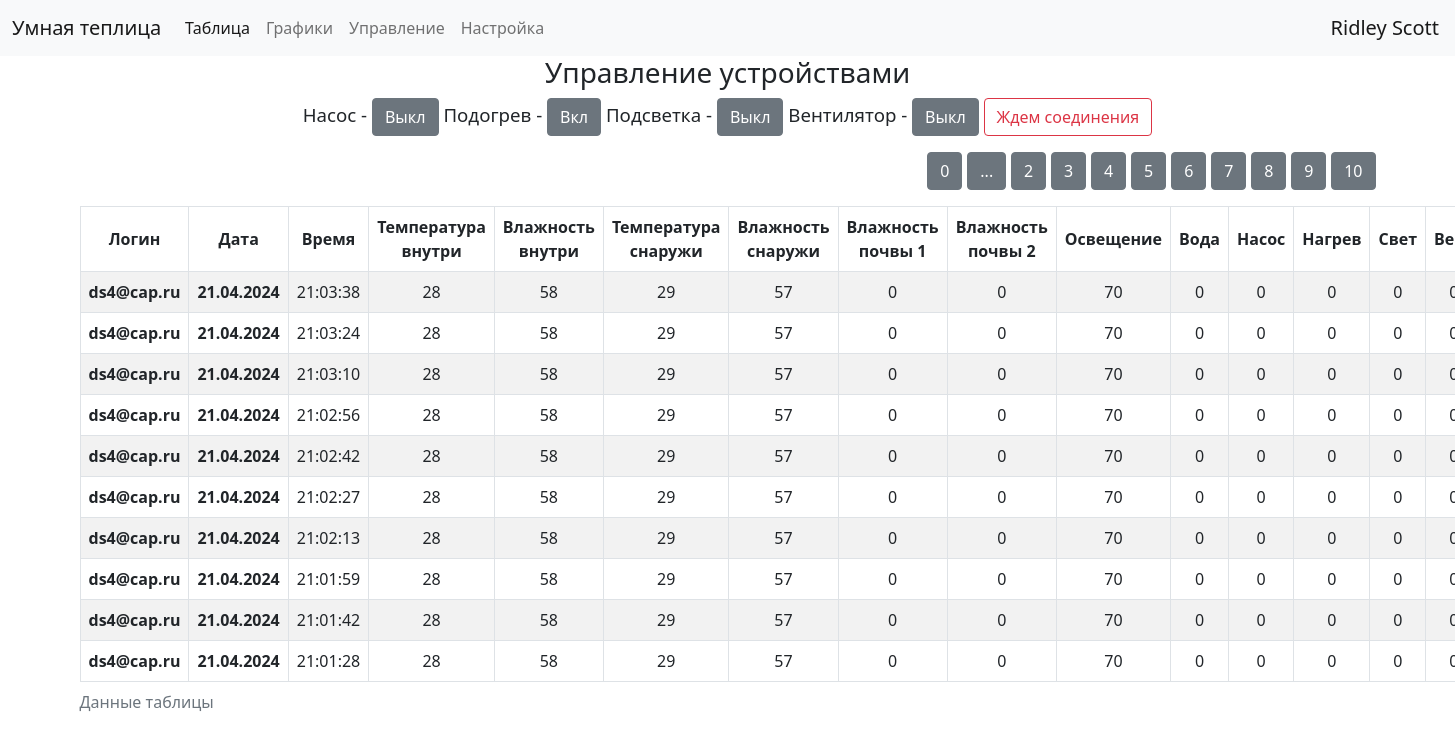
Page /table/1 (signed in) on the committed database.
### data/users.py (models this page shows, shortened)
class User(SqlAlchemyBase,UserMixin):
    __tablename__ = 'users'
    id = sqlalchemy.Column(sqlalchemy.Integer, primary_key=True, autoincrement=True)
    surname = sqlalchemy.Column(sqlalchemy.String, nullable=True)
    name = sqlalchemy.Column(sqlalchemy.String, nullable=True)
    email = sqlalchemy.Column(sqlalchemy.String, index=True, unique=True, nullable=True)
    hashed_password = sqlalchemy.Column(sqlalchemy.String, nullable=True)
    modified_date = sqlalchemy.Column(sqlalchemy.DateTime, default=datetime.datetime.now)
    token = sqlalchemy.Column(sqlalchemy.String, nullable=True, default='NNNNNNNNNNN')

### data/sensors.py (models this page shows, shortened)
class Sensors(SqlAlchemyBase):
    __tablename__ = 'sensors'
    id = sqlalchemy.Column(sqlalchemy.Integer, primary_key=True, autoincrement=True)
    date = sqlalchemy.Column(sqlalchemy.DateTime, default=datetime.datetime.now)
    temp_in = sqlalchemy.Column(sqlalchemy.Integer, nullable=True, default=0)
    humidity_in = sqlalchemy.Column(sqlalchemy.Integer, nullable=True, default=0)
    temp_out = sqlalchemy.Column(sqlalchemy.Integer, nullable=True, default=0)
    humidity_out = sqlalchemy.Column(sqlalchemy.Integer, nullable=True, default=0)
    moisture1 = sqlalchemy.Column(sqlalchemy.Integer, nullable=True, default=0)
    moisture2 = sqlalchemy.Column(sqlalchemy.Integer, nullable=True, default=0)
    light = sqlalchemy.Column(sqlalchemy.Integer, nullable=True, default=0)
    token = sqlalchemy.Column(sqlalchemy.String, nullable=True, default='NNNNNNNNNNN')
    pump = sqlalchemy.Column(sqlalchemy.Integer, default=0)
    heat = sqlalchemy.Column(sqlalchemy.Integer, default=0)
    led = sqlalchemy.Column(sqlalchemy.Integer, default=0)
    fan = sqlalchemy.Column(sqlalchemy.Integer, default=0)
    water = sqlalchemy.Column(sqlalchemy.Integer, default=0)

### main.py (the view)
@app.route('/table/<page>')
@login_required
def table_page(page):
    db_sess = db_session.create_session()
    print('table', correkt_date_time())
    base_data = db_sess.query(Sensors).filter(current_user.is_authenticated,
                                              (Sensors.token == current_user.token) | (current_user.id == 1)).all()
    base_data = base_data[-100:]
    users = db_sess.query(User).all()
    names = {name.token: (name.surname, name.name, name.email) for name in users}
    db_sess.close()
    return render_template('table.html', len_data=int(len(base_data) / 10) + 1,
                           names=names, status=dev_status(), text_button=name_button, base_data=base_data[::-1],
                           page=int(page), token=current_user.token,
                           up=False)

### data/db_session.py (called while the page is built)
def create_session() -> Session:
    global __factory
    return __factory()

### main.py (called while the page is built)
def correkt_date_time():
    dt = datetime.datetime.now()
    delta_time = datetime.timedelta(hours=3)
    dt += delta_time
    return dt

@login_manager.user_loader
def load_user(user_id):
    db_sess = db_session.create_session()
    return db_sess.query(User).get(user_id)

### templates/table.html (shortened to what this page needs)
{% extends "base.html" %}
{% block content %}
<div class="button_next">
    <p>
        {% for item in range(len_data) %}
        {% if page != item %}
        <a href="{{ item  }}" class="btn btn-secondary">{{ item }}</a>
        {% else %}
        <a href="" class="btn btn-secondary">...</a>
        {% endif %}
        {% endfor %}
    <div class="table_container">
        <table class="table table-striped table-hover table-bordered">
            <caption>Данные таблицы</caption>
            <thead>
            <tr>
                {% if current_user.is_authenticated and current_user.id == 1 %}
                <th scope="col" align="center">Логин</th>
                {% endif %}
                <th scope="col" align="center">Дата</th>
                <th scope="col">Время</th>
                <th scope="col">Температура внутри</th>
                <th scope="col">Влажность внутри</th>
                <th scope="col">Температура снаружи</th>
                <th scope="col">Влажность снаружи</th>
                <th scope="col">Влажность почвы 1</th>
                <th scope="col">Влажность почвы 2</th>
                <th scope="col">Освещение</th>
                <th scope="col">Вода</th>
                <th scope="col">Насос</th>
                <th scope="col">Нагрев</th>
                <th scope="col">Свет</th>
                <th scope="col">Вент</th>
            </tr>
            </thead>
            <tbody>
            {% for item in base_data[page * 10:(page + 1)*10] %}
            <tr>
                {% if current_user.is_authenticated and current_user.id == 1 %}
                <th scope="col" align="center">{{ names[item.token][2] }}</th>
                {% endif %}
                <th scope="row">{{item.date.strftime("%d.%m.%Y")}}</td>
                <td>{{item.date.strftime("%H:%M:%S")}}</td>
                <td>{{item.temp_in}}</td>
                <td>{{item.humidity_in}}</td>
                <td>{{item.temp_out}}</td>
                <td>{{item.humidity_out}}</td>
                <td>{{item.moisture1}}</td>
                <td>{{item.moisture2}}</td>
                <td>{{item.light}}</td>
                <td>{{item.water}}</td>
                <td>{{item.pump}}</td>
                <td>{{item.heat}}</td>
                <td>{{item.led}}</td>
                <td>{{item.fan}}</td>
            </tr>
            {% endfor %}
            </tbody>
        </table>
    </div>
    {% endblock %}

### templates/base.html (shortened to what this page needs)
<!doctype html>
<html lang="en">
<head>
                    <link rel="stylesheet"
                    href="https://cdn.jsdelivr.net/npm/bootstrap@5.0.0-beta1/dist/css/bootstrap.min.css"
>
    <link rel="stylesheet" type="text/css" href="/static/css/style.css"/>
</head>
<body>
<header>
    <nav class="navbar navbar-expand-lg navbar-light bg-light">
        <div class="container-fluid">
            <a class="navbar-brand" href="../readme">Умная теплица</a>
            <div class="collapse navbar-collapse" id="navbarNavAltMarkup">
                <div class="navbar-nav">
                        <a class="nav-link active" aria-current="page" href="../table/0">Таблица</a>
                        <a class="nav-link" href="../grafik">Графики</a>
                        <a class="nav-link" href="../dashboard">Управление</a>
                        <a class="nav-link" href="../send_param">Настройка</a>
                </div>
            </div>
            </div>
            {% if current_user.is_authenticated %}
            <a class="navbar-brand" href="/logout">{{ current_user.name }} {{ current_user.surname }}</a>
            {% else %}
            <p>
                 <a class="btn btn-success" href="/login">Вход</a>
            </p>
            {% endif %}
    </nav>
</header>
<main role="main" class="container">
{% if current_user.is_authenticated %}
<div class="dashboard"><h3>Управление устройствами</h3>
    <p align="center" class="buttons">
        {% for name in text_button %}
                {{text_button[name]}} - <button class="btn {{name}} btn-secondary">{{status[name]}}</button>
        {% endfor %}
        {% if status.sending == 0 %}
                <button class="btn btn-outline-danger">Ждем соединения</button>
        {% else %}
                <button class="btn btn-outline-success">Отправлено {{ status.date_down}}</button>
        {% endif %}
    </p>
    {% endif %}
</div>
    {% block content %}{% endblock %}
</main>
</body>
</html>

### static/css/style.css (style rules this page uses)
p { font-size: 14pt; }
table { padding: 0; margin: 0; width: 100%!important; }
tr, td, th { text-color: #ccffcc; text-align: center; vertical-align: middle; }
.button_next { text-align: right; }
.dashboard { text-align: center; align: center; vertical-align: middle; }

### rows in the picture
User: name "Ridley", surname "Scott"
Sensors: token.email "ds4@cap.ru", date "21.04.2024", date "21:03:38", temp_in "28", humidity_in "58", temp_out "29", humidity_out "57", moisture1 "0", moisture2 "0", light "70", water "0", pump "0", heat "0", led "0"
Sensors: token.email "ds4@cap.ru", date "21.04.2024", date "21:03:24", temp_in "28", humidity_in "58", temp_out "29", humidity_out "57", moisture1 "0", moisture2 "0", light "70", water "0", pump "0", heat "0", led "0"
Sensors: token.email "ds4@cap.ru", date "21.04.2024", date "21:03:10", temp_in "28", humidity_in "58", temp_out "29", humidity_out "57", moisture1 "0", moisture2 "0", light "70", water "0", pump "0", heat "0", led "0"
Sensors: token.email "ds4@cap.ru", date "21.04.2024", date "21:02:56", temp_in "28", humidity_in "58", temp_out "29", humidity_out "57", moisture1 "0", moisture2 "0", light "70", water "0", pump "0", heat "0", led "0"
Sensors: token.email "ds4@cap.ru", date "21.04.2024", date "21:02:42", temp_in "28", humidity_in "58", temp_out "29", humidity_out "57", moisture1 "0", moisture2 "0", light "70", water "0", pump "0", heat "0", led "0"
Sensors: token.email "ds4@cap.ru", date "21.04.2024", date "21:02:27", temp_in "28", humidity_in "58", temp_out "29", humidity_out "57", moisture1 "0", moisture2 "0", light "70", water "0", pump "0", heat "0", led "0"
Sensors: token.email "ds4@cap.ru", date "21.04.2024", date "21:02:13", temp_in "28", humidity_in "58", temp_out "29", humidity_out "57", moisture1 "0", moisture2 "0", light "70", water "0", pump "0", heat "0", led "0"
Sensors: token.email "ds4@cap.ru", date "21.04.2024", date "21:01:59", temp_in "28", humidity_in "58", temp_out "29", humidity_out "57", moisture1 "0", moisture2 "0", light "70", water "0", pump "0", heat "0", led "0"
Sensors: token.email "ds4@cap.ru", date "21.04.2024", date "21:01:42", temp_in "28", humidity_in "58", temp_out "29", humidity_out "57", moisture1 "0", moisture2 "0", light "70", water "0", pump "0", heat "0", led "0"
Sensors: token.email "ds4@cap.ru", date "21.04.2024", date "21:01:28", temp_in "28", humidity_in "58", temp_out "29", humidity_out "57", moisture1 "0", moisture2 "0", light "70", water "0", pump "0", heat "0", led "0"

### other values in the picture
{{ text_button[name] }} "Насос" "Подогрев" "Подсветка" "Вентилятор"
{{ status[name] }} "Выкл" "Вкл" "Выкл" "Выкл"
{{ item }} "0" "2" "3" "4" "5" "6" "7" "8" "9" "10"
